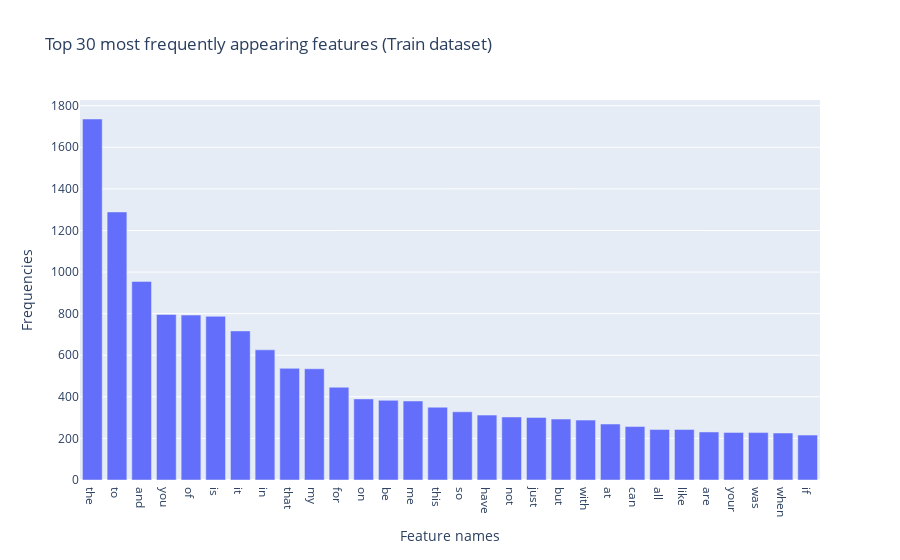
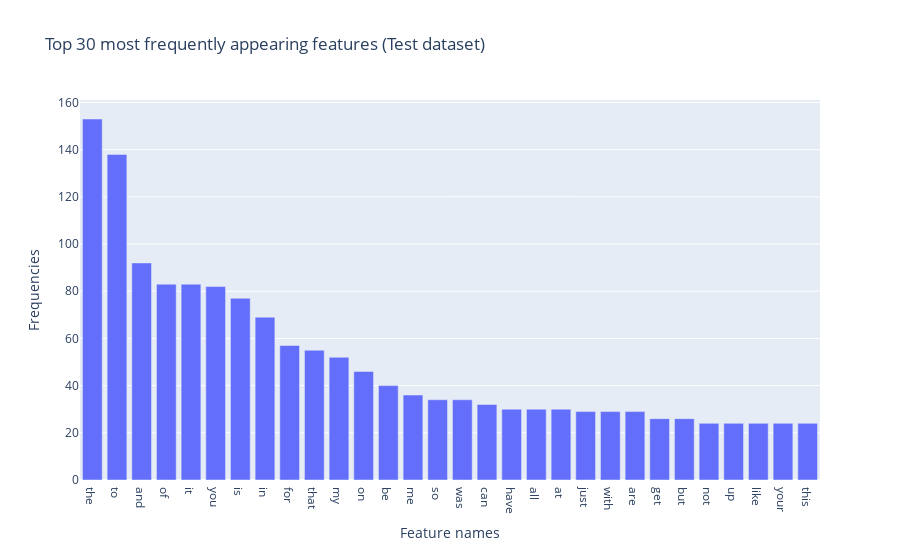

Here is the notebook cell these charts were saved with, in order:
### Markdown cell above
Plot result

### Code cell
import plotly.express as px

train_term_freq = train_counts_sum.tolist()
test_term_freq = test_counts_sum.tolist()

px_x = train_count_vect.get_feature_names_out()[idx_list_train[0:30]]
px_y = [train_term_freq[i] for i in idx_list_train[0:30]]

fig = px.bar(x=px_x, y=px_y, category_orders = px_x, 
             labels={'x':'Feature names', 'y':'Frequencies'}, title="Top 30 most frequently appearing features (Train dataset)")
fig.show()

px_x = test_count_vect.get_feature_names_out()[idx_list_test[0:30]]
px_y = [test_term_freq[i] for i in idx_list_test[0:30]]

fig = px.bar(x=px_x, y=px_y, category_orders = px_x, 
             labels={'x':'Feature names', 'y':'Frequencies'}, title="Top 30 most frequently appearing features (Test dataset)")
fig.show()

### Figure 1 — Plotly figure (JSON) as saved in the notebook; plotly's stock layout.template omitted (floating-point values rounded to 4 significant figures)
{"data": [{"alignmentgroup": "True", "hovertemplate": "Feature names=%{x}<br>Frequencies=%{y}<extra></extra>", "legendgroup": "", "marker": {"color": "#636efa", "pattern": {"shape": ""}}, "name": "", "offsetgroup": "", "orientation": "v", "showlegend": false, "textposition": "auto", "type": "bar", "x": ["the", "to", "and", "you", "of", "is", "it", "in", "that", "my", "for", "on", "be", "me", "this", "so", "have", "not", "just", "but", "with", "at", "can", "all", "like", "are", "your", "was", "when", "if"], "xaxis": "x", "y": [1736, 1289, 955, 796, 793, 787, 717, 626, 537, 535, 446, 390, 383, 380, 350, 328, 312, 303, 301, 293, 288, 269, 257, 243, 243, 231, 229, 228, 226, 216], "yaxis": "y"}], "layout": {"barmode": "relative", "legend": {"tracegroupgap": 0}, "title": {"text": "Top 30 most frequently appearing features (Train dataset)"}, "xaxis": {"anchor": "y", "domain": [0, 1], "title": {"text": "Feature names"}}, "yaxis": {"anchor": "x", "domain": [0, 1], "title": {"text": "Frequencies"}}}}

### Figure 2 — Plotly figure (JSON) as saved in the notebook; plotly's stock layout.template omitted (floating-point values rounded to 4 significant figures)
{"data": [{"alignmentgroup": "True", "hovertemplate": "Feature names=%{x}<br>Frequencies=%{y}<extra></extra>", "legendgroup": "", "marker": {"color": "#636efa", "pattern": {"shape": ""}}, "name": "", "offsetgroup": "", "orientation": "v", "showlegend": false, "textposition": "auto", "type": "bar", "x": ["the", "to", "and", "of", "it", "you", "is", "in", "for", "that", "my", "on", "be", "me", "so", "was", "can", "have", "all", "at", "just", "with", "are", "get", "but", "not", "up", "like", "your", "this"], "xaxis": "x", "y": [153, 138, 92, 83, 83, 82, 77, 69, 57, 55, 52, 46, 40, 36, 34, 34, 32, 30, 30, 30, 29, 29, 29, 26, 26, 24, 24, 24, 24, 24], "yaxis": "y"}], "layout": {"barmode": "relative", "legend": {"tracegroupgap": 0}, "title": {"text": "Top 30 most frequently appearing features (Test dataset)"}, "xaxis": {"anchor": "y", "domain": [0, 1], "title": {"text": "Feature names"}}, "yaxis": {"anchor": "x", "domain": [0, 1], "title": {"text": "Frequencies"}}}}
